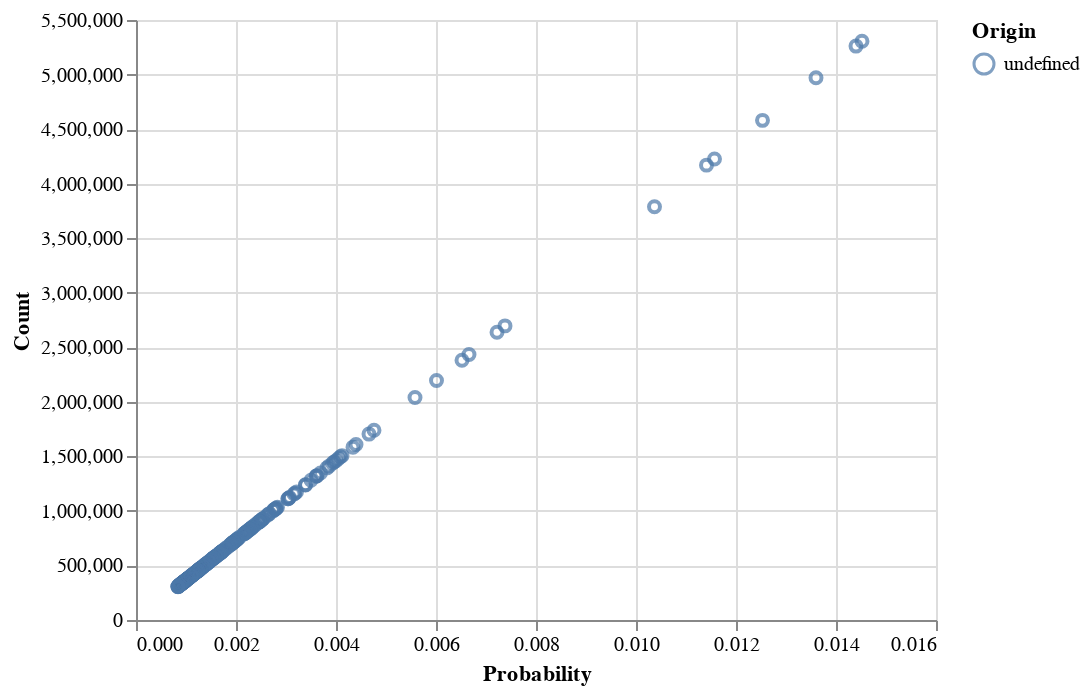

The code cell stored with this chart in its notebook:
### Code cell
points = alt.Chart(data).mark_point().encode(
    x='Probability:Q',
    y='Count:Q',
    color=alt.condition(brush, 'Origin:N', alt.value('lightgray'))
).add_selection(
    brush
)

points

### Figure 1 — Vega-Lite specification as saved in the notebook (floating-point values rounded to 4 significant figures; data arrays with more than 128 entries replaced by an {"elided": "..."} marker saying what was removed)
{"config": {"view": {"continuousWidth": 400, "continuousHeight": 300}}, "data": {"name": "data-5c7979d8289cc4483f1f7064a08e2d59"}, "mark": "point", "encoding": {"color": {"condition": {"type": "nominal", "field": "Origin", "selection": "selector003"}, "value": "lightgray"}, "x": {"type": "quantitative", "field": "Probability"}, "y": {"type": "quantitative", "field": "Count"}}, "selection": {"selector003": {"type": "interval"}}, "$schema": "https://vega.github.io/schema/vega-lite/v4.8.1.json", "datasets": {"data-5c7979d8289cc4483f1f7064a08e2d59": {"elided": "237 records"}}}
